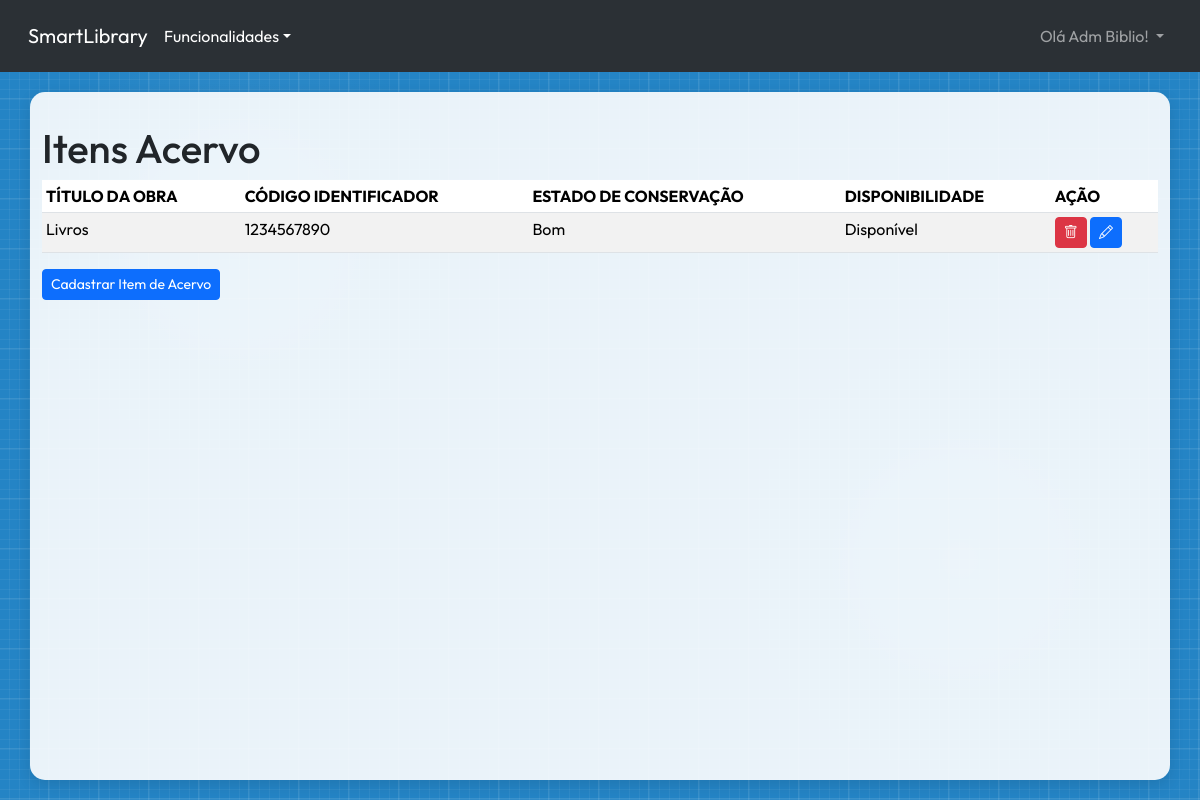
The page /collection-item/ (signed in) on the database its author committed.
### user/models.py (models this page shows, shortened)
class User(AbstractUser):
    LEITOR = 0
    FUNCIONARIO = 1
    BIBLIOTECARIO = 2
    USERS_TYPES_LIST = [
        (LEITOR, "Leitor"),
        (FUNCIONARIO, "Funcionário"),
        (BIBLIOTECARIO, "Bibliotecário"),
    ]
    type_user = models.PositiveSmallIntegerField(
        choices=USERS_TYPES_LIST, default=LEITOR, verbose_name="Tipo de Usuário"
    )
    username = models.CharField(
        max_length=150,
        unique=True,
        verbose_name="Nome Completo",
        validators=[validate_name],
        help_text="Digite seu nome e sobrenome com letra maiúscula no começo",
    )
    cpf = models.CharField(
        max_length=11,
        unique=True,
        verbose_name="CPF",
        validators=[MinLengthValidator(11), validate_cpf],
        help_text="Não use pontos nem traços",
    )
    phone = models.CharField(
        max_length=11,
        verbose_name="Telefone",
        validators=[MinLengthValidator(10), validate_phone],
        help_text="Digite seu número de celular ou telefone fixo, adicione também seu DDD.",
    )
    cgm = models.CharField(
        max_length=10,
        blank=True,
        null=True,
        unique=True,
        verbose_name="CGM",
        validators=[validate_cgm],
        help_text="Código Geral de Matrícula (10 dígitos)",
    )
    USERNAME_FIELD = "username"
    REQUIRED_FIELDS = ["email", "phone", "cpf"]
    class Meta:
        verbose_name = "Usuário"
        verbose_name_plural = "Usuários"
        permissions = [
            ("gerenciar_catalogo", "Pode gerenciar o catálogo de livros"),
            ("gerenciar_emprestimos", "Pode gerenciar empréstimos e reservas"),
            ("gerenciar_usuarios", "Pode gerenciar cadastros de usuários"),
            ("visualizar_catalogo", "Pode visualizar o catálogo de livros"),
            ("acompanhar_emprestimos", "Pode acompanhar empréstimos e reservas"),
            ("realizar_emprestimos", "Pode realizar empréstimos e reservas"),
            ("editar_proprio_perfil", "Pode editar próprio perfil e senha"),
        ]
    def __str__(self):
        return self.username

### collection_item/models.py (models this page shows, shortened)
class CollectionItem(models.Model):
    ESTADO_CONSEVACAO = {
        "Bom": "Bom",
        "Regular": "Regular",
        "Ruim": "Ruim",
        "Danificado": "Danificado",
    }
    ESTADO_DISPONIVEL = {
        "Disponível": "Disponível",
        "Emprestado": "Emprestado",
        "Reservado": "Reservado",
    }
    title = models.CharField(
        verbose_name="Título da Obra",
        max_length=50,
        null=False,
        blank=False,
    )
    id_code = models.CharField(
        verbose_name="Código Identificador",
        max_length=10,
        primary_key=True,
        validators=[id_code_validator],
    )
    preservation = models.CharField(
        verbose_name="Estado de Conservação",
        max_length=10,
        choices=ESTADO_CONSEVACAO,
        null=False,
        blank=False,
    )
    availability = models.CharField(
        verbose_name="Disponibilidade",
        max_length=10,
        choices=ESTADO_DISPONIVEL,
        null=False,
        blank=False,
    )
    entry_date = models.DateField(
        auto_now_add=True,
        null=False,
        blank=False,
    )
    class Meta:
        ordering = ["title"]
        verbose_name = "Item do Acervo"
        verbose_name_plural = "Itens do Acervo"

### collection_item/views.py (the view)
class CollectionItemListView(ListView):
    model = CollectionItem

### collection_item/templates/collection_item/collectionitem_list.html (shortened to what this page needs)
{%extends "base.html"%}
{% block main_content %}
    <h1>Itens Acervo</h1>
    {% if collectionitem_list %}
    <div class="table-responsive">
        <table class="table table-striped table-hover table-sm">
            <thead>
                <tr>
                    <th scope="col">TÍTULO DA OBRA</th>
                    <th scope="col">CÓDIGO IDENTIFICADOR</th>
                    <th scope="col">ESTADO DE CONSERVAÇÃO</th>
                    <th scope="col">DISPONIBILIDADE</th>
                    <th scope="col">AÇÃO</th>
                </tr>
            </thead>
            <tbody>
                {% for item in collectionitem_list %}
                    <tr>
                        <td scope="row"> {{ item.title|truncatechars:50 }} </td>
                        <td> {{ item.id_code }} </td>
                        <td> {{ item.preservation }} </td>
                        <td> {{ item.availability }} </td>
                        <td>
                            <a href="{% url "collection_item_delete" pk=item.id_code %}" class="btn btn-danger btn-sm
                            {% if item.availability == "Emprestado" or item.availability == "Reservado" %}disabled{% endif %}"
                            data-bs-toggle="tooltip" data-bs-title="Excluir"><i class="bi bi-trash"></i></a>
                            <a href="{% url "collection_item_update" pk=item.id_code %}" class="btn btn-primary btn-sm" data-bs-toggle="tooltip" data-bs-title="Editar"><i class="bi bi-pencil"></i></a>
                        </td>
                    </tr>
                {% endfor %}
            </tbody>
        </table>
    </div>
    {% else %}
        <p>Não tem nada cadastrado ainda</p>
    {% endif %}
    <a href="{% url "collection_item_create" %}" class="btn btn-primary btn-sm">Cadastrar Item de Acervo</a>
{% endblock main_content %}

### user/templates/base.html (shortened to what this page needs)
<!DOCTYPE html>
<html lang="pt-br">
<head>
    <link href="https://cdn.jsdelivr.net/npm/bootstrap@5.3.6/dist/css/bootstrap.min.css" rel="stylesheet">
    <link rel="stylesheet" href="https://cdn.jsdelivr.net/npm/bootstrap-icons@1.13.1/font/bootstrap-icons.min.css">
    <link rel="stylesheet" href="https://cdnjs.cloudflare.com/ajax/libs/font-awesome/6.6.0/css/all.min.css">
</head>
<body>
    <nav class="navbar navbar-expand-sm bg-body-tertiary p-3" data-bs-theme="dark">
        <div class="container-fluid">
            <a class="navbar-brand" href="{% url "home_page" %}">SmartLibrary</a>
            <div class="collapse navbar-collapse" id="navbarNavDropdown">
                <ul class="navbar-nav flex-fill align-items-center">
                    {% if user.is_authenticated %}
                    <li class="nav-item dropdown">
                        <p class="dropdown-toggle text-white m-0" role="button" data-bs-toggle="dropdown" aria-expanded="false">Funcionalidades</p>
                    </li>
                    {% endif %}
                    {% if not user.is_authenticated %}
                        <li class="nav-item ms-auto">
                            <a class="nav-link active button-jump" href="{% url "user_login" %}"><i class="bi bi-person-circle"></i> Entrar</a>
                        </li>
                    {% else %}
                        <li class="nav-item dropdown ms-auto">
                            <a class="nav-link dropdown-toggle" href="#" role="button" data-bs-toggle="dropdown" aria-expanded="false">
                                Olá {{ user }}!
                            </a>
                        </li>
                    {% endif %}
                </ul>
            </div>
        </div>
    </nav>
    <main class="container">
        {% block main_content %}
        {% endblock main_content %}
    </main>
</body>
</html>

### rows shown on the page
User: username "Adm Biblio"
CollectionItem: title "Livros", id_code "1234567890", preservation "Bom", availability "Disponível"
